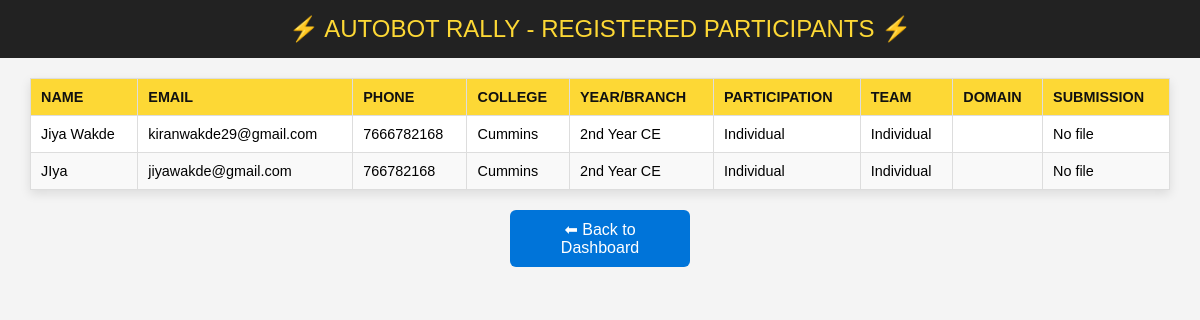
Screenshot of /event/Autobot Rally/participants (signed in) with the database file from the repository.
### main.py (models this page shows)
class Participant(db.Model):
    id = db.Column(db.Integer, primary_key=True, autoincrement=True)
    name = db.Column(db.String(100), nullable=False)
    email = db.Column(db.String(120), nullable=False)
    phone = db.Column(db.String(15), nullable=False)
    college = db.Column(db.String(150), nullable=False)
    year_branch = db.Column(db.String(100))
    event_name = db.Column(db.String(100), nullable=False)
    participation_type = db.Column(db.String(20))
    team_name = db.Column(db.String(100))
    team_leader = db.Column(db.String(100))
    team_size = db.Column(db.Integer)
    member1 = db.Column(db.String(100))
    member2 = db.Column(db.String(100))
    member3 = db.Column(db.String(100))
    member4 = db.Column(db.String(100))
    domain = db.Column(db.String(100))
    submission = db.Column(db.String(200))
    __table_args__ = (
        db.UniqueConstraint('email', 'event_name', name='unique_email_per_event'),
    )

### main.py (the view)
@app.route("/event/<event_name>/participants")
def event_participants(event_name):
    if "user" not in session:
        return redirect(url_for("login"))
    participants = Participant.query.filter_by(event_name=event_name).all()
    return render_template("participants.html", event_name=event_name, participants=participants)

### templates/participants.html (shortened to what this page needs)
<!DOCTYPE html>
<html lang="en">
<head>
</head>
<body>
  <header>⚡ {{ event_name }} - Registered Participants ⚡</header>
  <table>
    <thead>
      <tr>
        <th>Name</th>
        <th>Email</th>
        <th>Phone</th>
        <th>College</th>
        <th>Year/Branch</th>
        <th>Participation</th>
        <th>Team</th>
        <th>Domain</th>
        <th>Submission</th>
      </tr>
    </thead>
    <tbody>
      {% for p in participants %}
      <tr>
        <td>{{ p.name }}</td>
        <td>{{ p.email }}</td>
        <td>{{ p.phone }}</td>
        <td>{{ p.college }}</td>
        <td>{{ p.year_branch }}</td>
        <td>{{ p.participation_type }}</td>
        <td>
          {% if p.participation_type == "Team" %}
            {{ p.team_name }} ({{ p.team_size }} members)<br>
            Leader: {{ p.team_leader }}<br>
            Members: {{ p.member1 }}, {{ p.member2 }}, {{ p.member3 }}, {{ p.member4 }}
          {% else %}
            Individual
          {% endif %}
        </td>
        <td>{{ p.domain }}</td>
        <td>
          {% if p.submission %}
            <a href="{{ url_for('static', filename='uploads/' ~ p.submission) }}" target="_blank">
              <img src="{{ url_for('static', filename='uploads/' ~ p.submission) }}" alt="Submission" style="max-width:100px;">
            </a>
          {% else %}
            No file
          {% endif %}
        </td>
      </tr>
      {% endfor %}
    </tbody>
  </table>
  <a href="{{ url_for('dashboard') }}" class="back-btn">⬅ Back to Dashboard</a>
</body>
</html>

### templates/participants.html (style rules this page uses)
body { font-family: Arial, sans-serif; background: #f4f4f4; margin: 0; padding: 0; }
header { background: #222; color: #fdd835; padding: 15px; text-align: center; font-size: 1.5rem; text-transform: uppercase; }
table { width: 95%; margin: 20px auto; border-collapse: collapse; background: #fff; box-shadow: 0 4px 10px rgba(0,0,0,0.1); }
th, td { padding: 10px; border: 1px solid #ddd; text-align: left; font-size: 0.9rem; vertical-align: top; }
th { background: #fdd835; color: #111; text-transform: uppercase; }
tr:nth-child(even) { background: #f9f9f9; }
.back-btn { display: block; margin: 20px auto; padding: 10px 15px; background: #0074D9; color: #fff; text-decoration: none; border-radius: 6px; text-align: center; width: 150px; }

### rows the page displays
Participant: name "Jiya Wakde", email "kiranwakde29@gmail.com", phone "7666782168", college "Cummins", year_branch "2nd Year CE", participation_type "Individual", shows "No file"
Participant: name "JIya", email "jiyawakde@gmail.com", phone "766782168", college "Cummins", year_branch "2nd Year CE", participation_type "Individual", shows "No file"

### other values shown
{{ event_name }} "AUTOBOT RALLY"
